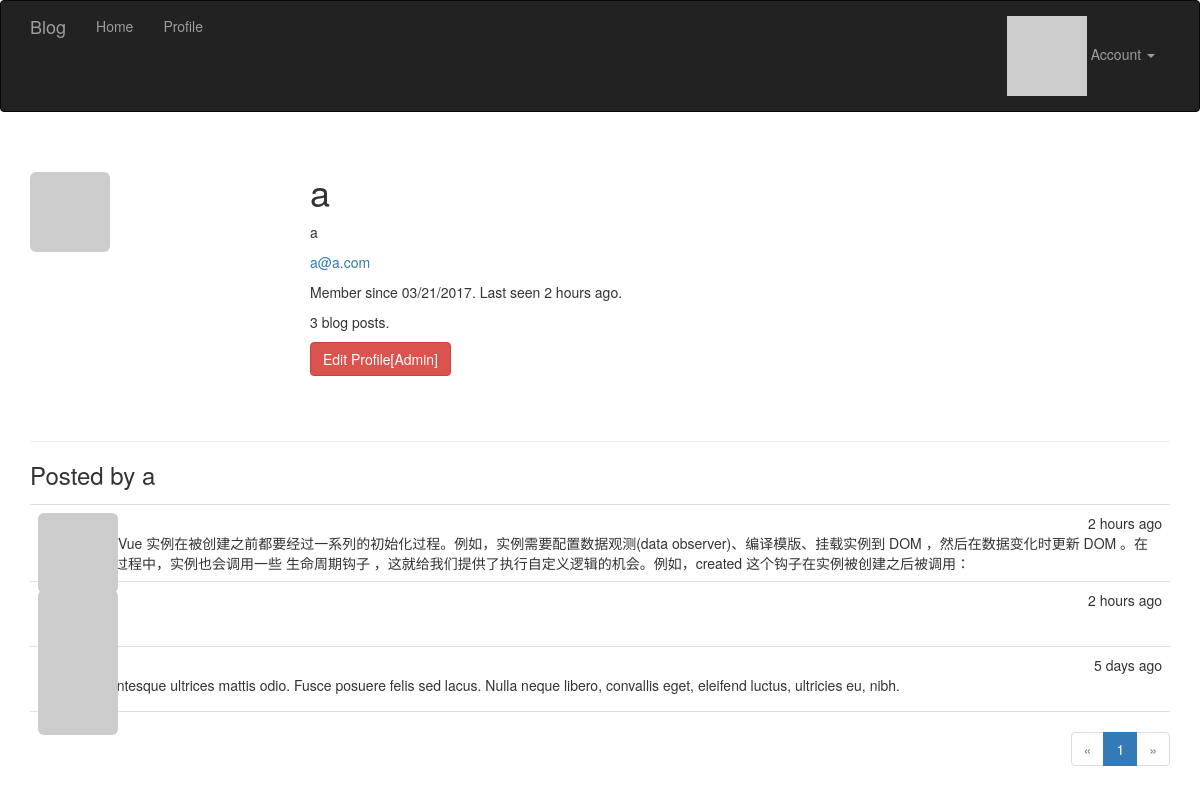
The app's page /user/a (signed in), older data.
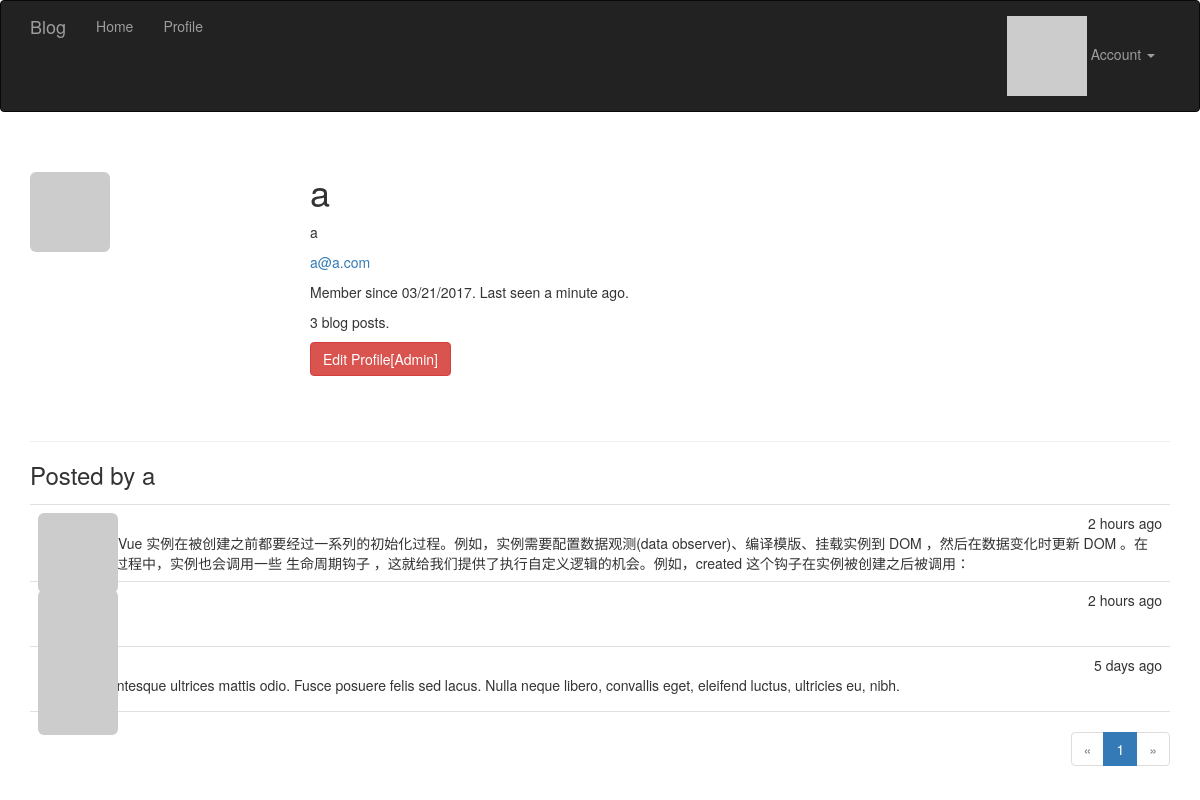
The same page, newer data.
### app/models.py (models this page shows, shortened)
class User(UserMixin, db.Model):
	__tablename__ = 'users'
	id = db.Column(db.Integer, primary_key=True)
	email = db.Column(db.String(64), unique=True, index=True)
	username = db.Column(db.String(64), unique=True, index=True)
	password_hash = db.Column(db.String(128))
	role_id = db.Column(db.Integer, db.ForeignKey('roles.id'))
	confirmed = db.Column(db.Boolean, default=False)
	name = db.Column(db.String(64))
	location = db.Column(db.String(64))
	about_me = db.Column(db.Text())
	member_since = db.Column(db.DateTime(), default=datetime.utcnow)
	last_seen = db.Column(db.DateTime(), default=datetime.utcnow)
	posts = db.relationship('Post', backref='author', lazy='dynamic')
	@property
	def password(self):
		raise AttributeError('password is not a readable attribute')
	@login_manager.user_loader #这个是登录模块的东西
	def load_user(user_id):
		return User.query.get(int(user_id)) #返回当前user对象，作为current_user
	def can(self, permissions):
		return self.role is not None and \
			(self.role.permissions & permissions) == permissions #权限判断巧妙
	def is_administrator(self):
		return self.can(Permission.ADMINISTER)
	def ping(self):
		self.last_seen = datetime.utcnow()
		db.session.add(self)
	def gravatar(self,size=100,default='identicon', rating='g'):
		if request.is_secure:
			url = 'https://secure.gravatar.com/avatar'
		else:
			url = 'http://gravatar.com/avatar'
		hash = hashlib.md5(self.email.encode('utf-8')).hexdigest()
		return '{url}/{hash}?s={size}&d={default}&r={rating}'.format(
			url=url,hash=hash,size=size,default=default,rating=rating)

class Post(db.Model):
	__tablename__='posts'
	id = db.Column(db.Integer, primary_key=True)
	body = db.Column(db.Text)
	timestamp = db.Column(db.DateTime, index=True, default=datetime.utcnow)
	author_id = db.Column(db.Integer, db.ForeignKey('users.id'))

### app/main/views.py (the view)
@main.route('/user/<username>')
def user(username):
	user = User.query.filter_by(username=username).first_or_404()
	page = request.args.get('page',1,type=int)
	pagination = user.posts.order_by(Post.timestamp.desc()).paginate(
			page, per_page=current_app.config['POSTS_PER_PAGE'], error_out=False)
	posts = pagination.items
	return render_template('user.html',user=user,posts=posts, pagination=pagination)

### app/auth/views.py (called while the page is built)
@auth.before_app_request #在全局的所有request之前，判断如果1.用户登录2.且未确认3.且请求的端点不在auth蓝本中,则强制跳转到unconfirm界面
def before_request():
	if current_user.is_authenticated:
		current_user.ping()
		if not current_user.confirmed \
			and request.endpoint \
			and request.endpoint[:5]!= 'auth.'\
			and request.endpoint != 'static':
			return redirect(url_for('auth.unconfirmed'))

### app/main/__init__.py (called while the page is built)
@main.app_context_processor #Permission类加入全局上下文卡，在所有模板中都可以全局访问
def inject_perssions():
	return dict(Permission=Permission)

### app/templates/user.html (shortened to what this page needs)
{% extends "base.html" %}
{% import "_macros.html" as macros %}
{% block page_content %}
<div class="page-header">
    <img class="img-rounded profile-thumbnail" src="{{user.gravatar(size=256)}}">
    <div class="profile-header">
        <h1>{{ user.username }}</h1>
        {% if user.name or user.location %}
        <p>
            {% if user.name %}{{ user.name }}{% endif %}
        </p>
        {% endif %}
        {% if current_user.is_administrator() %}
        <p><a href="mailto:{{ user.email }}">{{ user.email }}</a></p>
        {% endif %}
        <p>Member since {{ moment(user.member_since).format('L') }}. Last seen {{ moment(user.last_seen).fromNow() }}.</p>
        <p>{{user.posts.count()}} blog posts.</p>
        <p>
            {% if current_user.is_administrator()%}
            <a class="btn btn-danger" href="{{url_for('.edit_profile_admin',id=user.id)}}" >Edit Profile[Admin]</a>
            {% endif %}
        </p>
    </div>
</div>
<h3>Posted by {{user.username}}</h3>
{% include '_posts.html'%}
{% if pagination %}
<div class="pagination">
    {{ macros.pagination_widget(pagination, '.user', username=user.username) }}
</div>
{% endif %}
{% endblock %}

### app/templates/base.html (shortened to what this page needs)
{% extends "bootstrap/base.html" %}
{% import "bootstrap/wtf.html" as wtf%}
{% block head %}
{{ super() }}
<link rel="stylesheet" type="text/css" href="{{url_for('static',filename= 'style.css')}}">
{% endblock %}
{% block navbar %}
<div class="navbar navbar-inverse" role="navigation" >
	<div class="container">
		<div class="navbar-header">
			<a href="/" class="navbar-brand">Blog</a>
		</div>
		<div class="navbar-collapse collapse">
			<ul class="nav navbar-nav">
				<li><a href="/">Home</a></li>
				{% if current_user.is_authenticated %}
				<li><a href="{{url_for('main.user',username=current_user.username) }}">Profile</a></li>
				{% endif %}
			</ul>
			<ul class="nav navbar-nav navbar-right">
				{%if current_user.is_authenticated %}
				<li class="dropdown">
					<a href="#" class="dropdown-toggle" data-toggle="dropdown">
						<img src="{{ current_user.gravatar(size=18)}}">
						Account <b class="caret"></b>
					</a>
				</li>
				{% else %}
				<li><a href="{{ url_for('auth.login') }}">Sign In</a></li>
				{% endif %}
			</ul>
		</div>
	</div>
</div>
{% endblock %}
{% block content %}
<div class="container">
	{% block page_content %}{% endblock %}
</div>
{% endblock %}

### app/templates/_macros.html
{% macro pagination_widget(pagination, endpoint)%}
<ul class="pagination">
	<li {% if not pagination.has_prev %}class="disabled" {% endif %}>
		<a href="{% if pagination.has_prev %}{{url_for(endpoint,page=pagination.prev_num, **kwargs)}}{% else %}#{% endif %}">
			&laquo;
		</a>
	</li>
	{% for p in pagination.iter_pages() %}
	{% if p %}
		{% if p == pagination.page %}
		<li class="active">
			<a href="{{url_for(endpoint,page=p, **kwargs)}}">{{p}}</a>
		</li>
		{% else %}
		<li>
			<a href="{{url_for(endpoint,page=p, **kwargs)}}">{{p}}</a>
		</li>
		{% endif %}
	{% else %}
	<li class="disabled"><a href="#"> &hellip;</a></li>
	{% endif %}
	{% endfor %}
	<li {% if not pagination.has_next %} class="disabled" {% endif %}>
		<a href="{% if pagination.has_next %}{{url_for(endpoint,page=pagination.next_num, **kwargs)}}{% else %}#{% endif %}">
			&raquo;
		</a>
	</li>
</ul>
{% endmacro %}

### app/templates/_posts.html
<ul class="posts">
    {% for post in posts %}
    <li class="post">
        <div class="post-thumbnail">
            <a href="{{ url_for('.user', username=post.author.username) }}">
                <img class="img-rounded profile-thumbnail" src="{{ post.author.gravatar(size=40) }}">
            </a>
        </div>
        <div class="post-content">
            <div class="post-date">{{ moment(post.timestamp).fromNow() }}</div>
            <div class="post-author"><a href="{{ url_for('.user', username=post.author.username) }}">{{ post.author.username }}</a></div>
            <div class="post-body">{{ post.body }}</div>
        </div>
    </li>
    {% endfor %}
</ul>

### app/static/style.css (style rules this page uses)
.profile-thumbnail { position: absolute; }
.profile-header { min-height: 260px; margin-left: 280px; }
ul.posts { list-style-type: none; padding: 0px; margin: 16px 0px 0px 0px; border-top: 1px solid #e0e0e0; }
ul.posts li.post { padding: 8px; border-bottom: 1px solid #e0e0e0; }
div.post-date { float: right; }
div.post-author { font-weight: bold; }
div.post-thumbnail { position: absolute; }
div.post-content { margin-left: 48px; min-height: 48px; }
div.pagination { width: 100%; text-align: right; padding: 0px; margin: 0px; }

Row changes from the older to the newer data that the page shows:
changed User "a@a.com": last_seen "2 hours ago" → "a minute ago"
